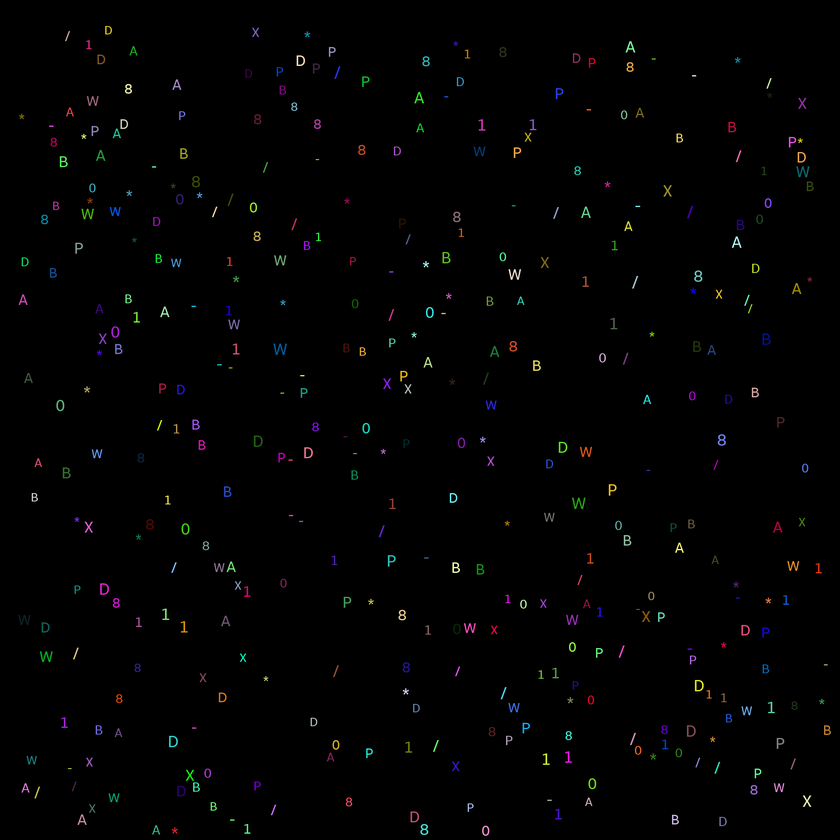
#> input picture dictionary_of_symbols/symbols.png, 840 x 840 px, shrunk from 2000 x 2000 before the run
$ python main.py
#> lines starting #> are read from the running program, lines starting #| are printed output that depends on the picture; after the words box and inside, x2 and y2 are one past the last pixel; in counts of white or black regions, pixels touching at a corner belong together; long printed decimals are rounded
import numpy as np
import matplotlib.pyplot as plt
from skimage.measure import label, regionprops


def filling_factor(region):
    return region.image.mean()


def recognize(region):
    if filling_factor(region) == 1:
        return '-'
    else:
        euler = region.euler_number
        if euler == -1:  # B or 8
            if 1 in region.image.mean(0)[:1]:
                return 'B'
            else:
                return '8'
        elif euler == 0:  # A, P, D, 0 or *
            tmp = region.image.copy()
            tmp[-1, :] = 1
            tmp_labeled = label(tmp)
            tmp_regions = regionprops(tmp_labeled)
            if 1 in region.image.mean(0)[:1]:
                tmp[:, -len(tmp[0]) // 2:] = 1
                e = tmp_regions[0].euler_number
                if e == -1:
                    return 'P'
                elif e == 0:
                    return 'D'
            if 1 in region.image.mean(1):
                return '*'
            if tmp_regions[0].euler_number == -1:
                return 'A'
            else:
                return '0'
        elif euler == 1: # 1, /, X, W or *
            if 1 in region.image.mean(0):
                if region.eccentricity < 0.5:
                    return "*"
                else:
                    return "1"
            tmp = region.image.copy()
            tmp[[0, -1], :] = 1
            tmp_label = label(tmp)
            tmp_regions = regionprops(tmp_label)
            euler = tmp_regions[0].euler_number
            if euler == -1:
                return 'X'
            elif euler == -2:
                return "W"
            if region.eccentricity > 0.5:
                return '/'
            else:
                return '*'
    return '?' # unknown symbol


image = plt.imread('symbols.png').min(2)
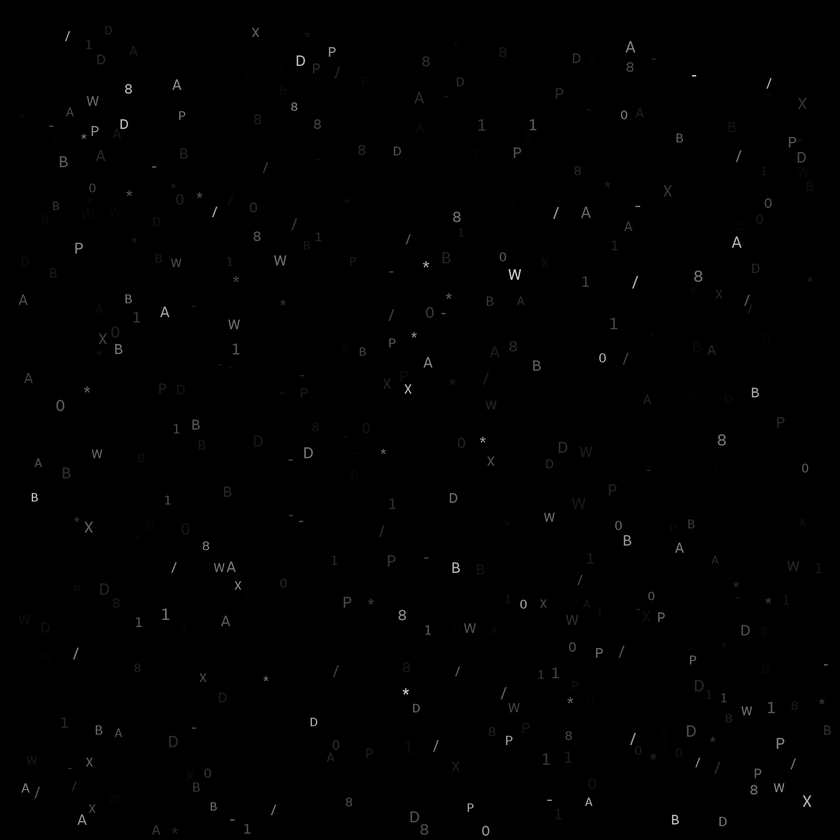
#> image: shape (840, 840) float32; min 0, max 0.965, mean 0.00378
image[image > 0] = 1
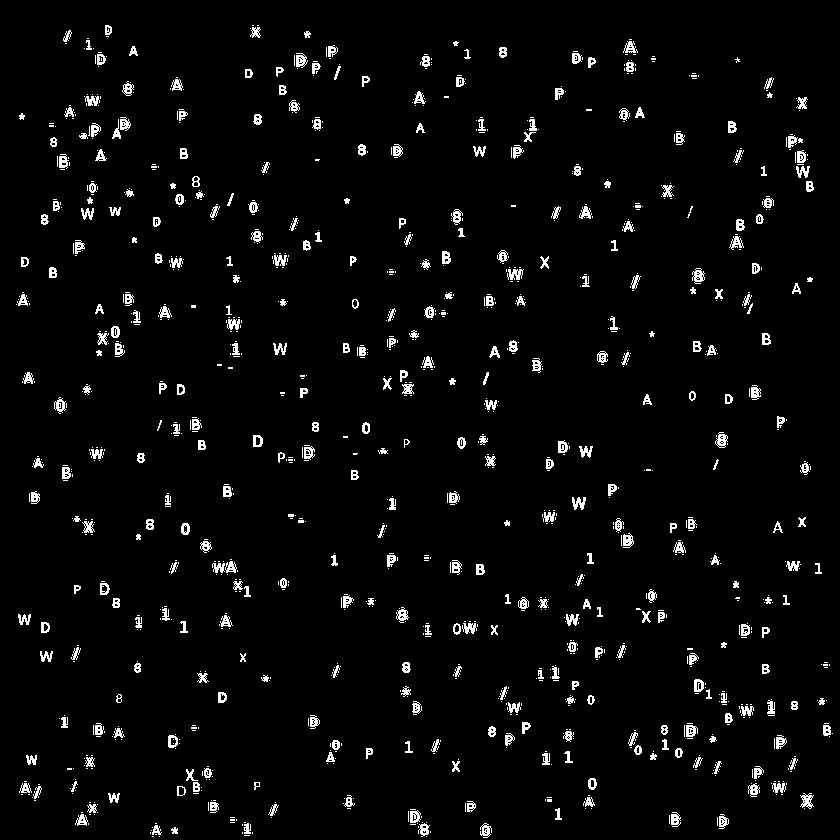
#> image: shape (840, 840) float32; values 0 (black) and 1 (white), 3.5% white in thin lines or dots
labeled = label(image)
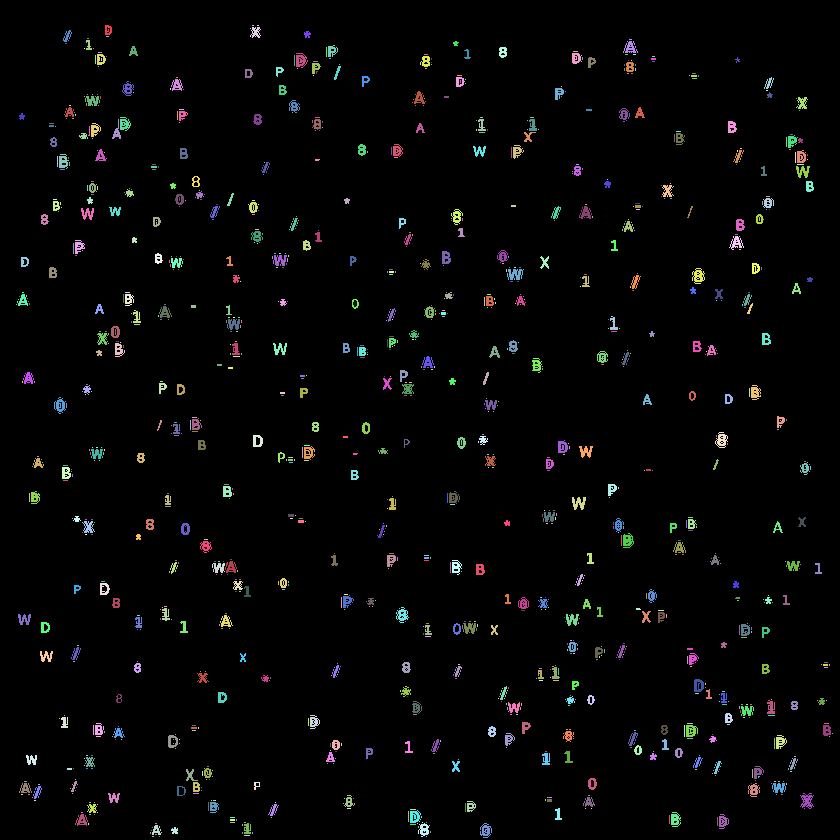
#> labeled: shape (840, 840) int64; 1207 distinct labels, from 0 to 1206; one colour per label, 0 black
print('count: ', np.max(labeled))
#| count:  1206

regions = regionprops(labeled)
#> regions = 1206 regions; largest, box (x1, y1, x2, y2) and area: (507, 269, 524, 280) 121, (800, 793, 814, 809) 118, (692, 268, 705, 284) 117, (715, 432, 728, 448) 112, (572, 497, 586, 510) 112

counts = {}

for region in regions:
    symbol = recognize(region)
    if symbol not in counts:
        counts[symbol] = 0
    counts[symbol] += 1
#> this loop made 1206 passes
#> after the loop, counts = 13 items

print(counts)
#| {'B': 23, '-': 830, '?': 111, '*': 25, '1': 62, 'A': 21, '8': 47, 'D': 22, '0': 23, '/': 21, 'X': 11, 'W': 9, 'P': 1}

print('recognized symbols: ', (1 - counts.get("?", 0) / np.max(labeled)) * 100, '%')
#| recognized symbols:  90.796 %
